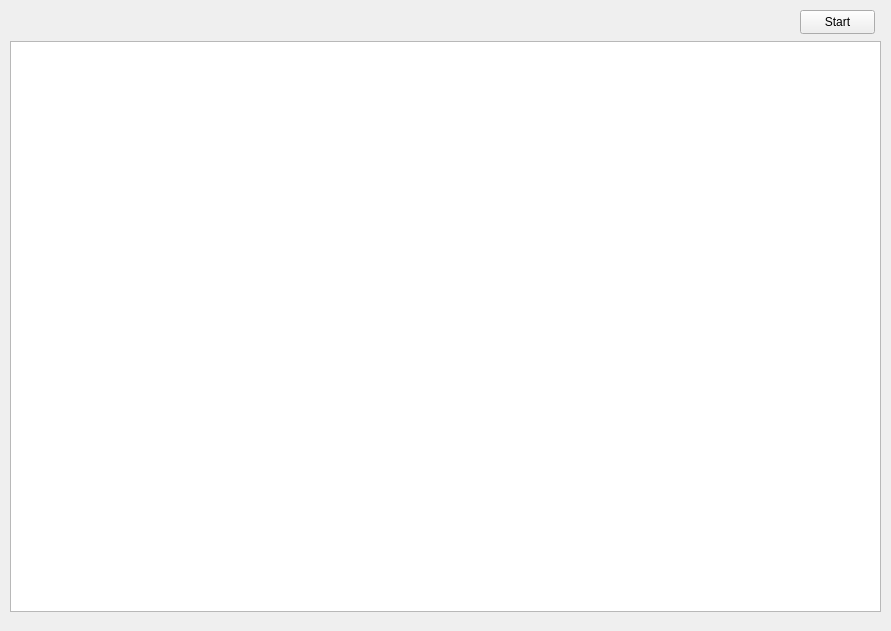
<?xml version="1.0" encoding="UTF-8"?>
<ui version="4.0">
 <class>Form</class>
 <widget class="QWidget" name="Form">
  <property name="geometry">
   <rect>
    <x>0</x>
    <y>0</y>
    <width>891</width>
    <height>631</height>
   </rect>
  </property>
  <property name="windowTitle">
   <string>Form</string>
  </property>
  <widget class="QTableWidget" name="tableWidget">
   <property name="geometry">
    <rect>
     <x>10</x>
     <y>41</y>
     <width>871</width>
     <height>571</height>
    </rect>
   </property>
  </widget>
  <widget class="QPushButton" name="pushButton">
   <property name="geometry">
    <rect>
     <x>800</x>
     <y>10</y>
     <width>75</width>
     <height>24</height>
    </rect>
   </property>
   <property name="text">
    <string>Start</string>
   </property>
  </widget>
 </widget>
 <resources/>
 <connections/>
</ui>
